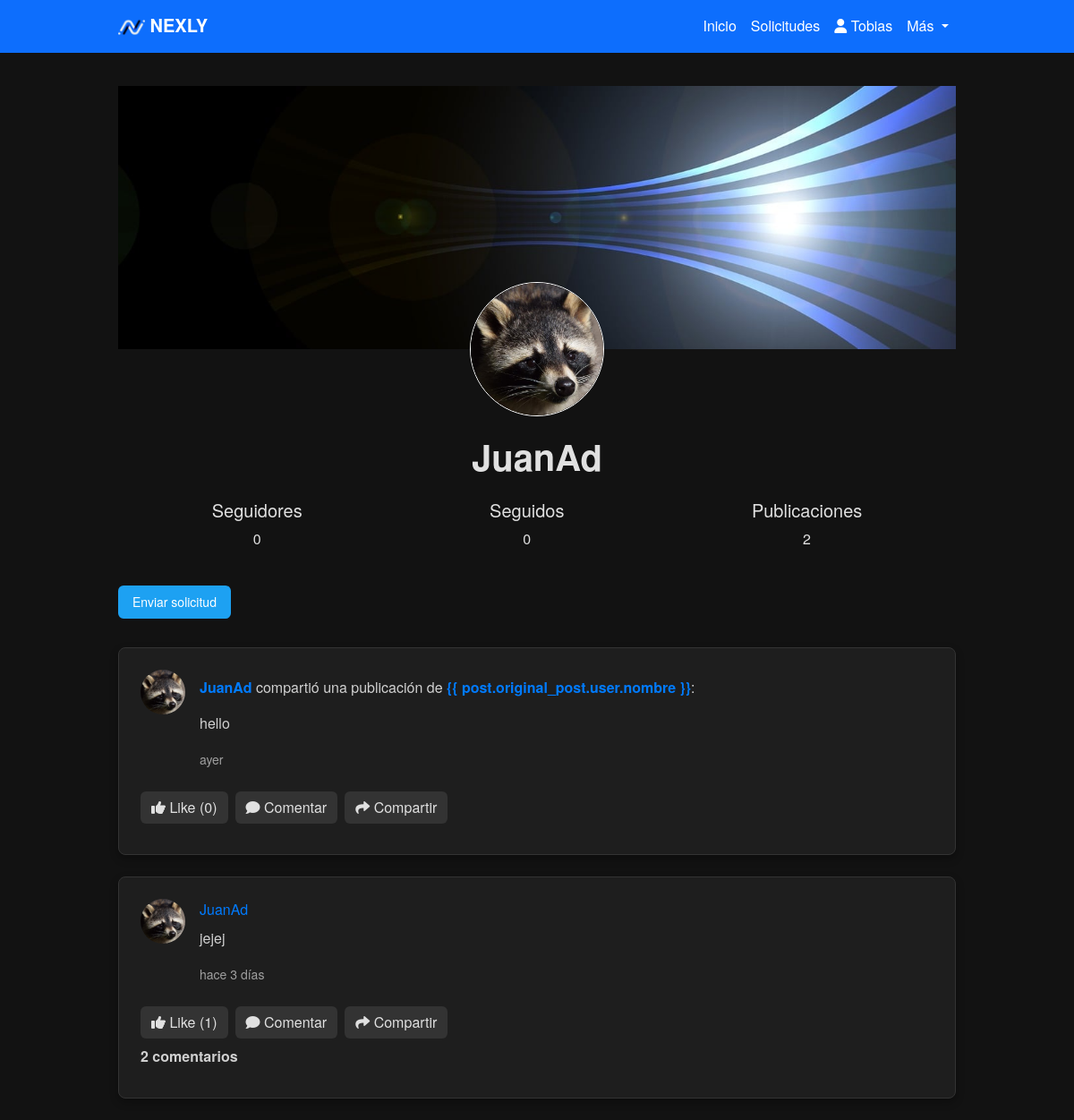
/profile/JuanAd/ (signed in), run on the app's committed database.
### Nexly/models.py (models this page shows, shortened)
class User(AbstractBaseUser):
    iduser = models.AutoField(primary_key=True)
    nombre = models.CharField(max_length=255)
    correo = models.EmailField(unique=True)
    is_active = models.BooleanField(default=True)
    is_admin = models.BooleanField(default=False)
    profile_picture = models.ImageField(upload_to='profile_pictures/', null=True, blank=True)  # Campo para la imagen de perfil
    banner_picture = models.ImageField(upload_to='banner_pictures/', null=True, blank=True)  # Campo para la imagen de banner
    objects = UserManager()
    USERNAME_FIELD = 'correo'
    REQUIRED_FIELDS = ['nombre']

class Post(models.Model):
    user = models.ForeignKey(settings.AUTH_USER_MODEL, on_delete=models.CASCADE)
    content = models.TextField()
    created_at = models.DateTimeField(auto_now_add=True)
    original_post = models.ForeignKey('self', null=True, blank=True, on_delete=models.SET_NULL, related_name='reposts')

### Nexly/views.py (the view)
# urls.py: path('profile/<str:nombre>/', views.profile_view, name='profile'),
@login_required
def profile_view(request, nombre):
    user = get_object_or_404(User, nombre=nombre)
    posts = Post.objects.filter(user=user).order_by('-created_at')
    accepted_follow_requests_count = FollowRequest.objects.filter(
        to_user=user, is_accepted=True).count()
    followed_count = FollowRequest.objects.filter(
        from_user=request.user, is_accepted=True).count()
    posts_count = posts.count()
    is_following = FollowRequest.objects.filter(
        from_user=request.user, to_user=user, is_accepted=True).exists()
    if request.method == 'POST':
        if 'post_content' in request.POST:
            form = PostForm(request.POST)
            if form.is_valid():
                post = form.save(commit=False)
                post.user = request.user
                post.save()
                return redirect('profile', nombre=nombre)
        elif 'comment_content' in request.POST:
            post_id = request.POST.get('post_id')
            post = get_object_or_404(Post, id=post_id)
            form = CommentForm(request.POST)
            if form.is_valid():
                comment = form.save(commit=False)
                comment.user = request.user
                comment.post = post
                comment.save()
                return redirect('profile', nombre=nombre)
        elif 'unfollow' in request.POST:
            FollowRequest.objects.filter(
                from_user=request.user, to_user=user, is_accepted=True).delete()
            return redirect('profile', nombre=nombre)
        elif 'update_banner' in request.POST:
            banner_form = BannerUploadForm(request.POST, request.FILES, instance=request.user)
            if banner_form.is_valid():
                banner_form.save()
                return redirect('profile', nombre=nombre)
        elif 'update_profile_picture' in request.POST:
            profile_form = ProfilePictureUploadForm(request.POST, request.FILES, instance=request.user)
            if profile_form.is_valid():
                profile_form.save()
                return redirect('profile', nombre=nombre)
    else:
        form = PostForm()
        comment_form = CommentForm()
        banner_form = BannerUploadForm(instance=request.user)
        profile_form = ProfilePictureUploadForm(instance=request.user)
    profile_picture_url = user.profile_picture.url if user.profile_picture else None
    banner_picture_url = user.banner_picture.url if user.banner_picture else None
    default_banner_url = static('images/default-banner.jpg')
    context = {
        'nombre': user.nombre,
        'iduserP': user.iduser,
        'posts': posts,
        'form': form,
        'comment_form': comment_form,
        'banner_form': banner_form,
        'profile_form': profile_form,
        'accepted_follow_requests_count': accepted_follow_requests_count,
        'followed_count': followed_count,
        'posts_count': posts_count,
        'is_following': is_following,
        'profile_pictureP': profile_picture_url,
        'banner_pictureP': banner_picture_url,
        'default_banner_url': default_banner_url,
    }
    return render(request, 'profile.html', context)

### Nexly/models.py (called while the page is built)
    def time_since_commented(self):
        now = datetime.now(timezone.utc)
        diff = now - self.created_at
        if diff < timedelta(minutes=1):
            return "hace un momento"
        elif diff < timedelta(hours=1):
            minutes = diff.seconds // 60
            return f"hace {minutes} minutos"
        elif diff < timedelta(days=1):
            hours = diff.seconds // 3600
            return f"hace {hours} horas"
        elif diff < timedelta(days=2):
            return "hace 1 día"
        else:
            days = diff.days
            return f"hace {days} días"

### templates/profile.html (shortened to what this page needs)
{% extends 'layoutUser.html' %}
{% load static %}
{% block content %}
<div class="nexly-container">
    <div class="position-relative mb-4">
        <div class="banner-container position-relative">
            <img src="{{ banner_pictureP|default:default_banner_url }}" class="img-fluid" alt="Banner de portada"
                style="width: 100%; height: auto;">
        </div>
        <div class="profile-picture-container position-absolute top-100 start-50 translate-middle">
            <div class="profile-picture-container position-relative d-inline-block">
                {% if profile_pictureP %}
                <img src="{{ profile_pictureP }}" class="rounded-circle border border-white" alt="Imagen de perfil"
                    style="width: 150px; height: 150px; object-fit: cover;">
                {% else %}
                <img src="{% static 'images/imagenDefecto.png' %}" class="rounded-circle border border-white"
                    alt="Imagen por defecto" style="width: 150px; height: 150px; object-fit: cover;">
                {% endif %}
            </div>
        </div>
    </div>
    <br>
    <div class="mt-5">
        <h1>{{ nombre }}</h1>
    </div>
    <div class="d-flex justify-content-around my-4">
        <div class="count-box text-center">
            <h5>Seguidores</h5>
            <p class="display-7">{{ accepted_follow_requests_count }}</p>
        </div>
        <div class="count-box text-center">
            <h5>Seguidos</h5>
            <p class="display-7">{{ followed_count }}</p>
        </div>
        <div class="count-box text-center">
            <h5>Publicaciones</h5>
            <p class="display-7">{{ posts_count }}</p>
        </div>
    </div>
    {% if request.user.iduser != iduserP %}
    {% if is_following %}
    <form action="" method="POST">
        {% csrf_token %}
        <button type="submit" name="unfollow" class="btn btn-secondary">Dejar de seguir</button>
    </form>
    {% else %}
    <form action="{% url 'send_follow_request' iduserP %}" method="POST">
        <button type="submit" class="btn btn-primary">Enviar solicitud</button>
    </form>
    {% endif %}
    {% endif %}
    <div class="posts-container">
        {% for post in posts %}
        <div class="post position-relative mb-4">
            <div class="d-flex align-items-start mb-2">
                <img src="{% if post.user.profile_picture %}{{ post.user.profile_picture.url }}{% else %}{% static 'images/imagenDefecto.png' %}{% endif %}"
                    class="rounded-circle" alt="Profile Picture" width="50" height="50" style="object-fit: cover;">
                <div class="ms-3">
                    {% if post.original_post %}
                    <p><strong><a href="{% url 'profile' post.user.nombre %}">{{ post.user.nombre }}</a></strong>
                        compartió una publicación de <strong><a
                                href="{% url 'profile' post.original_post.user.nombre %}">{{
                                post.original_post.user.nombre }}</a></strong>:</p>
                    <p>{{ post.original_post.content }}</p>
                    {% else %}
                    <a href="{% url 'profile' post.user.nombre %}">{{ post.user.nombre }}</a>
                    <p id="post-content-{{ post.id }}">{{ post.content }}</p>
                    {% endif %}
                    <p><small class="post-time" data-timestamp="{{ post.created_at|date:'c' }}"></small></p>
                </div>
            </div>
            <div class="d-flex gap-2 mb-2">
                <a href="{% url 'like_post' post.id %}" class="btn btn-light">
                    {% if user in post.like_set.all %}
                    <i class="fas fa-thumbs-up"></i>
                    Like ({{ post.like_set.count }})
                    {% else %}
                    <i class="fas fa-thumbs-up"></i>
                    Like ({{ post.like_set.count }})
                    {% endif %}
                </a>
                <button class="btn btn-light" onclick="toggleCommentForm({{ post.id }})">
                    <i class="fas fa-comment"></i> Comentar
                </button>
                <a href="{% url 'share_post' post.id %}" class="btn btn-light">
                    <i class="fas fa-share"></i>
                    Compartir
                </a>
            </div>
            <p class="comment-count" data-post-id="{{ post.id }}" data-count="{{ post.comments.count }}"
                onclick="toggleComments({{ post.id }})">
                {% if post.comments.count == 0 %}
                {% elif post.comments.count == 1 %}
                1 comentario
                {% else %}
                {{ post.comments.count }} comentarios
                {% endif %}
            </p>
        </div>
        {% endfor %}
    </div>
</div>
{% endblock %}

### templates/layoutUser.html (shortened to what this page needs)
{% load static %}
<!DOCTYPE html>
<html lang="es">
<head>
    <link href="https://cdn.jsdelivr.net/npm/bootstrap@5.3.0-alpha1/dist/css/bootstrap.min.css" rel="stylesheet">
    <link rel="stylesheet" href="{% static 'css/styles.css' %}">
    <link rel="stylesheet" href="https://cdnjs.cloudflare.com/ajax/libs/font-awesome/6.0.0-beta3/css/all.min.css">
    <link href="https://cdn.jsdelivr.net/npm/bootstrap-icons/font/bootstrap-icons.css" rel="stylesheet">
</head>
<body>
    <nav class="navbar navbar-expand-lg navbar-dark bg-primary fixed-top">
        <div class="container">
            <a class="navbar-brand" href="#">
                <img src="{% static 'images/LogoNexly.ico' %}" alt="Logo Nexly" style="height: 30px;">
                <strong>NEXLY</strong>
            </a>
            <div class="collapse navbar-collapse" id="navbarNav">
                <ul class="navbar-nav ms-auto">
                    <li class="nav-item">
                        <a class="nav-link {% if request.path == '/' %}active{% endif %}" aria-current="page" href="{% url 'nexly' %}">
                        Inicio
                        </a>
                    </li>
                    <li class="nav-item">
                        <a class="nav-link" href="{% url 'follow_requests' %}">
                        Solicitudes
                        </a>
                    </li>
                    <li class="nav-item">
                        <a class="nav-link" href="{% url 'profile' user.nombre %}">
                            <i class="fas fa-user"></i> {{ user.nombre }}
                        </a>
                    </li>
                    <li class="nav-item dropdown">
                        <a class="nav-link dropdown-toggle" href="#" id="navbarDropdown" role="button" data-bs-toggle="dropdown" aria-expanded="false">
                            Más
                        </a>
                    </li>
                </ul>
            </div>
        </div>
    </nav>
    <div class="container mt-5 pt-5">
        {% block content %}{% endblock %}
    </div>
</body>
</html>

### static/css/styles.css (style rules this page uses)
body { background-color: #121212; color: #E0E0E0; font-family: 'Helvetica Neue', Helvetica, Arial, sans-serif; margin: 0; }
.navbar { background-color: #1E1E1E; }
.navbar-dark .navbar-nav .nav-link { color: #FFFFFF; }
.navbar-dark .navbar-brand { color: #FFFFFF; }
.container { max-width: 960px; }
h1, h2 { text-align: center; font-weight: bold; color: #E0E0E0; }
.btn-primary { background-color: #1DA1F2; border: none; }
.posts-container { margin-top: 2rem; }
.post { background-color: #1E1E1E; padding: 1.5rem; margin-bottom: 1.5rem; border-radius: 8px; box-shadow: 0px 4px 10px rgba(0, 0, 0, 0.3); border: 1px solid #333; }
.post p strong { color: #E0E0E0; }
.post p { color: #D0D0D0; margin-top: 0.5rem; }
.post p small { color: #A0A0A0; }
.btn-light { background-color: #333; color: #E0E0E0; border: none; }
.btn-primary { background-color: #1DA1F2; border: none; color: white; padding: 0.5rem 1rem; font-size: 0.875rem; border-radius: 6px; cursor: pointer; transition: background-color 0.3s ease; }
.comment-count { font-weight: bold; margin-bottom: 10px; color: #007bff; cursor: pointer; }
a { color: #007bff; text-decoration: none; }
.banner-container { position: relative; }
.profile-picture-container { position: relative; display: inline-block; }

### data on the page
User: nombre "Tobias"
User: nombre "JuanAd"
Post: user.profile_picture (picture), user.nombre "JuanAd", original_post.content "hello", like_set.count "0"
Post: user.profile_picture (picture), user.nombre "JuanAd", content "jejej", like_set.count "1", comments.count "2"

### other printed values
{{ accepted_follow_requests_count }} "0"
{{ followed_count }} "0"
{{ posts_count }} "2"
